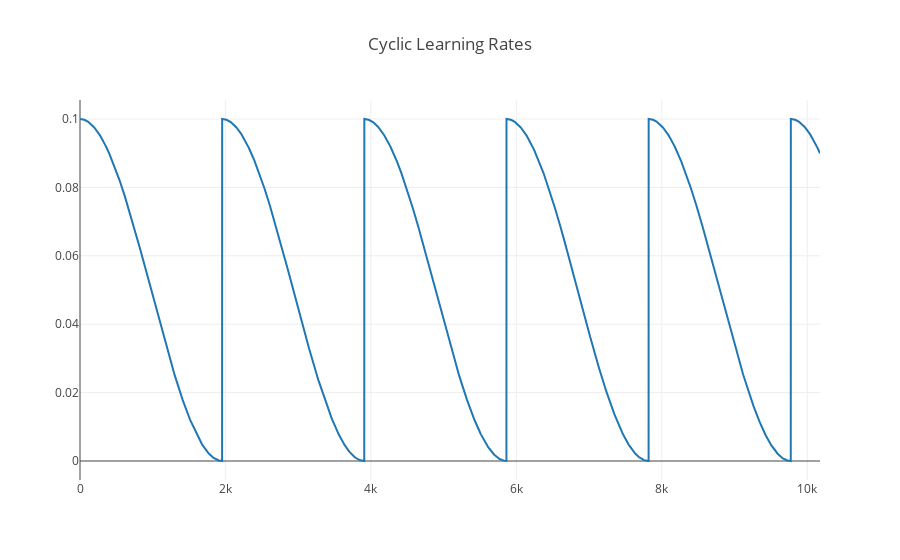

The cell this chart's notebook holds for it:
### Markdown cell above
### Cyclic Learning rate plot

### Code cell
cyclic_lrs = ea.Scalars("cur_lr")
layout = go.Layout(
    title='Cyclic Learning Rates'
)
data = [
    go.Scatter(
        x=list(map(lambda l: l.step, cyclic_lrs)),
        y=list(map(lambda l: l.value, cyclic_lrs)),
        name="cyclic_lrs")
]
fig = go.Figure(data=data, layout=layout)
iplot(fig, filename='cyclic_lrs')

### Figure 1 — Plotly figure (JSON) as saved in the notebook; plotly's stock layout.template omitted (floating-point values rounded to 4 significant figures; data arrays with more than 128 entries replaced by an {"elided": "..."} marker saying what was removed)
{"data": [{"name": "cyclic_lrs", "type": "scatter", "uid": "af73fc05-6fed-4e63-a73b-aa879a8b90d6", "x": {"elided": "10177 int values"}, "y": {"elided": "10177 float values"}}], "layout": {"autosize": true, "title": {"text": "Cyclic Learning Rates"}, "xaxis": {"autorange": true, "range": [0, 10176], "type": "linear"}, "yaxis": {"autorange": true, "range": [-0.005555, 0.1056], "type": "linear"}}}
